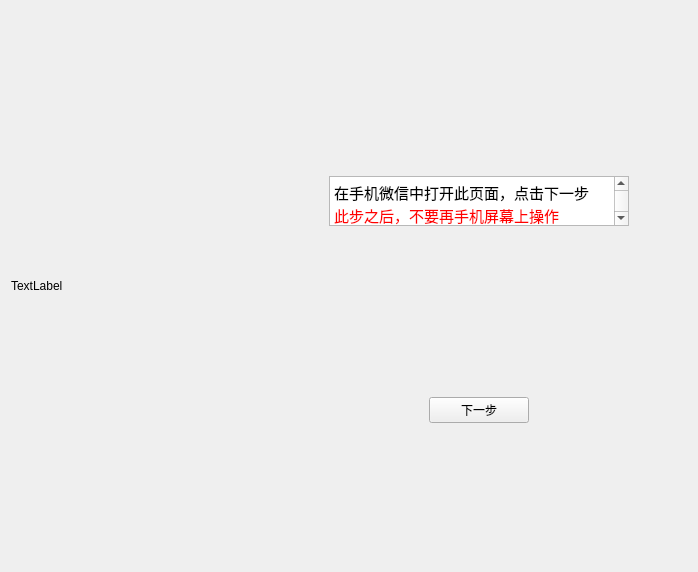
      <widget class="QWidget" name="page_pre">
       <layout class="QGridLayout" name="gridLayout">
        <item row="0" column="2">
         <widget class="QWidget" name="widget_4" native="true">
          <property name="minimumSize">
           <size>
            <width>0</width>
            <height>550</height>
           </size>
          </property>
          <property name="maximumSize">
           <size>
            <width>16777215</width>
            <height>550</height>
           </size>
          </property>
          <layout class="QVBoxLayout" name="verticalLayout">
           <item>
            <spacer name="verticalSpacer_3">
             <property name="orientation">
              <enum>Qt::Vertical</enum>
             </property>
             <property name="sizeHint" stdset="0">
              <size>
               <width>20</width>
               <height>40</height>
              </size>
             </property>
            </spacer>
           </item>
           <item>
            <widget class="QWidget" name="widget_19" native="true">
             <layout class="QGridLayout" name="gridLayout_24">
              <item row="0" column="0">
               <widget class="QTextBrowser" name="textBrowser_2">
                <property name="minimumSize">
                 <size>
                  <width>300</width>
                  <height>50</height>
                 </size>
                </property>
                <property name="maximumSize">
                 <size>
                  <width>300</width>
                  <height>50</height>
                 </size>
                </property>
                <property name="html">
                 <string>&lt;!DOCTYPE HTML PUBLIC &quot;-//W3C//DTD HTML 4.0//EN&quot; &quot;http://www.w3.org/TR/REC-html40/strict.dtd&quot;&gt;
&lt;html&gt;&lt;head&gt;&lt;meta name=&quot;qrichtext&quot; content=&quot;1&quot; /&gt;&lt;meta charset=&quot;utf-8&quot; /&gt;&lt;style type=&quot;text/css&quot;&gt;
p, li { white-space: pre-wrap; }
hr { height: 1px; border-width: 0; }
li.unchecked::marker { content: &quot;\2610&quot;; }
li.checked::marker { content: &quot;\2612&quot;; }
&lt;/style&gt;&lt;/head&gt;&lt;body style=&quot; font-family:'Microsoft YaHei UI'; font-size:9pt; font-weight:400; font-style:normal;&quot;&gt;
&lt;p style=&quot; margin-top:0px; margin-bottom:0px; margin-left:0px; margin-right:0px; -qt-block-indent:0; text-indent:0px;&quot;&gt;&lt;span style=&quot; font-size:11pt;&quot;&gt;在手机微信中打开此页面，点击下一步&lt;/span&gt;&lt;/p&gt;
&lt;p style=&quot; margin-top:0px; margin-bottom:0px; margin-left:0px; margin-right:0px; -qt-block-indent:0; text-indent:0px;&quot;&gt;&lt;span style=&quot; font-size:11pt; color:#ff0000;&quot;&gt;此步之后，不要再手机屏幕上操作&lt;/span&gt;&lt;/p&gt;&lt;/body&gt;&lt;/html&gt;</string>
                </property>
               </widget>
              </item>
             </layout>
            </widget>
           </item>
           <item>
            <spacer name="verticalSpacer_4">
             <property name="orientation">
              <enum>Qt::Vertical</enum>
             </property>
             <property name="sizeHint" stdset="0">
              <size>
               <width>20</width>
               <height>40</height>
              </size>
             </property>
            </spacer>
           </item>
           <item>
            <widget class="QWidget" name="widget_18" native="true">
             <layout class="QGridLayout" name="gridLayout_23">
              <item row="0" column="0">
               <widget class="QPushButton" name="btn_toInit">
                <property name="maximumSize">
                 <size>
                  <width>100</width>
                  <height>16777215</height>
                 </size>
                </property>
                <property name="text">
                 <string>下一步</string>
                </property>
               </widget>
              </item>
             </layout>
            </widget>
           </item>
           <item>
            <spacer name="verticalSpacer_2">
             <property name="orientation">
              <enum>Qt::Vertical</enum>
             </property>
             <property name="sizeHint" stdset="0">
              <size>
               <width>20</width>
               <height>40</height>
              </size>
             </property>
            </spacer>
           </item>
          </layout>
         </widget>
        </item>
        <item row="0" column="0">
         <widget class="QLabel" name="label_show1">
          <property name="minimumSize">
           <size>
            <width>254</width>
            <height>550</height>
           </size>
          </property>
          <property name="maximumSize">
           <size>
            <width>254</width>
            <height>550</height>
           </size>
          </property>
          <property name="text">
           <string>TextLabel</string>
          </property>
         </widget>
        </item>
        <item row="0" column="1">
         <spacer name="horizontalSpacer_13">
          <property name="orientation">
           <enum>Qt::Horizontal</enum>
          </property>
          <property name="sizeHint" stdset="0">
           <size>
            <width>40</width>
            <height>20</height>
           </size>
          </property>
         </spacer>
        </item>
        <item row="0" column="3">
         <spacer name="horizontalSpacer_14">
          <property name="orientation">
           <enum>Qt::Horizontal</enum>
          </property>
          <property name="sizeHint" stdset="0">
           <size>
            <width>40</width>
            <height>20</height>
           </size>
          </property>
         </spacer>
        </item>
       </layout>
      </widget>
